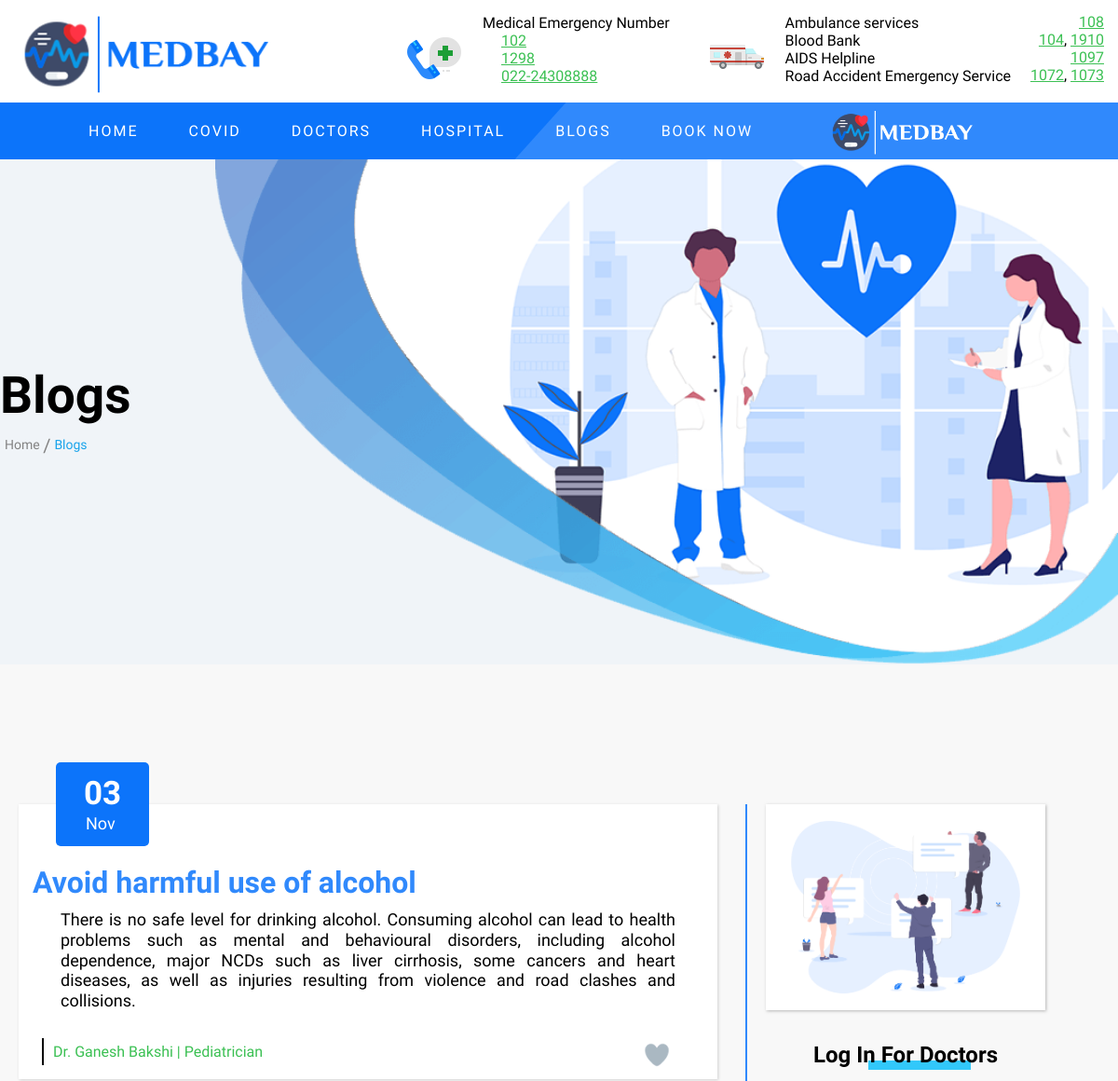
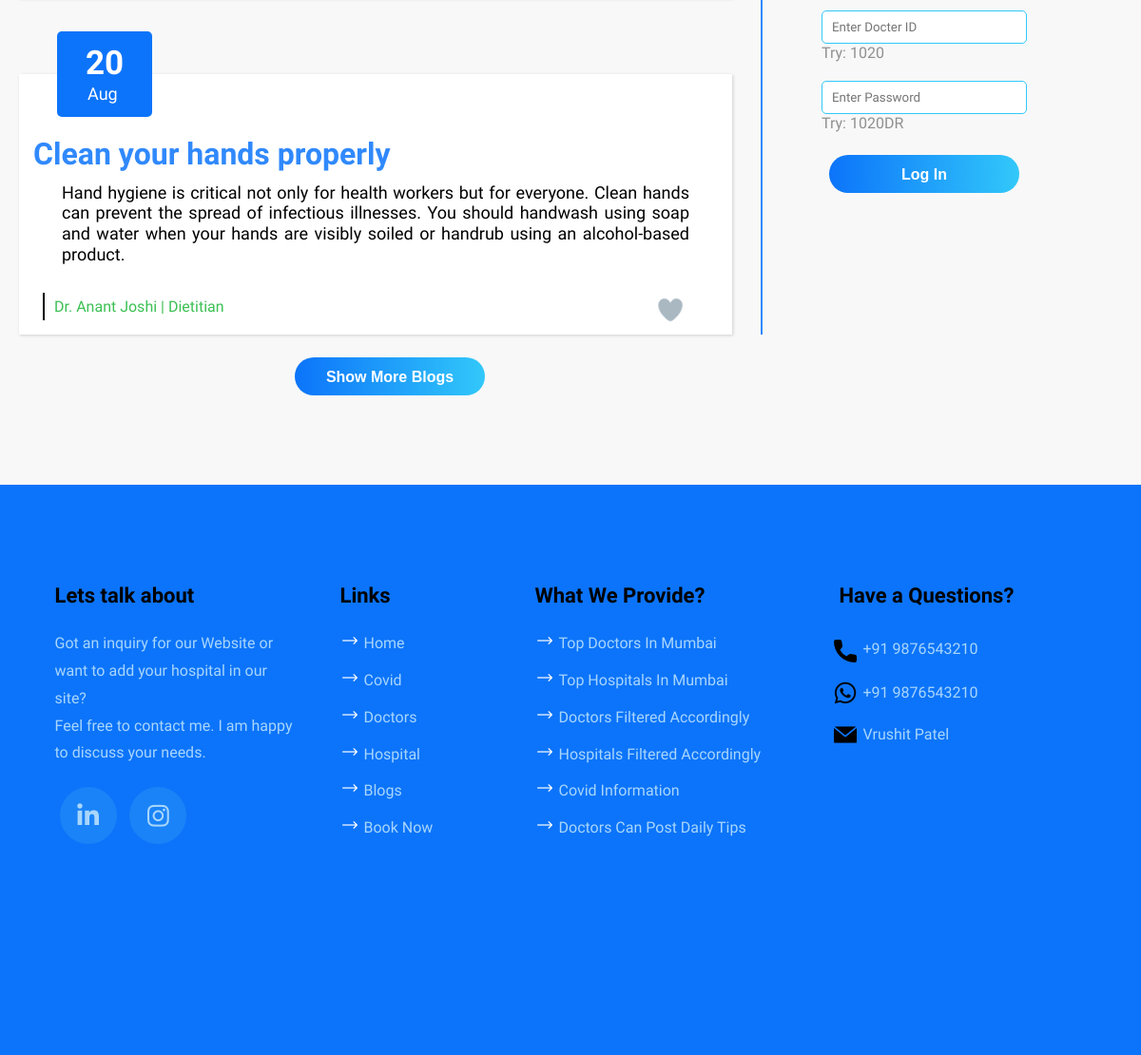
/blogs.php, run on the app's committed database (2 pictures, top to bottom).
### tables this page shows
CREATE TABLE `blogs` (
  `Name` varchar(400) NOT NULL,
  `Heading` varchar(50) NOT NULL,
  `Content` varchar(1000) NOT NULL,
  `Date` varchar(15) NOT NULL,
  `Dept` varchar(255) NOT NULL,
  `ID` int(11) NOT NULL
);

### blogs.php (the view, shortened to what this page needs)
<?php
$dbhost = "sql307.epizy.com";
$dbuser = "epiz_33155386";
$dbpass = "5s0kLWyCNp3";
$db = "epiz_33155386_Medbay";
$conn = new mysqli($dbhost, $dbuser, $dbpass, $db);
?>
<!DOCTYPE html>
<html lang="en">
<head>
  <link rel="stylesheet" href="./css/main.css" />
</head>
<body>
  <header>
    <div class="top-head">
      <div class="logo">
        <img src="./images/Logo/F_Logo3.png" alt="" />
      </div>
      <div class="emergency">
        <p class="rightPara">
          <img src="./images/emergency-call.png" alt="">
          <li>
            <strong> Medical Emergency Number</strong>
            <ul class="leftEmerg">
              <li>
                <a href="tel:102">102</a>
              </li>
              <li>
                <a href="tel:1298">1298</a>
              </li>
              <li>
                <a href="tel:022-24308888">022-24308888</a>
              </li>
            </ul>
          </li>
        </p>
        <p class="rightPara">
          <img src="./images/ambulance.png" alt="Ambulance" class="ambulance">
        <ul>
          <li>
            <strong>Ambulance services </strong>
            <span><a href="tel:108">108</a></span>
          </li>
          <li>
            <strong>Blood Bank</strong>
            <span><a href="tel:104">104</a>, <a href="tel:1910">1910</a></span>
          </li>
          <li>
            <strong>AIDS Helpline</strong>
            <span><a href="tel:1097">1097</a></span>
          </li>
          <li>
            <strong>Road Accident Emergency Service</strong>
            <span><a href="tel:1072">1072</a>, <a href="tel:1073">1073</a></span>
          </li>
        </ul>
        </p>
      </div>
    </div>
    <nav class="navbar" id="navbar">
      <ul>
        <li><a href="./index.html">Home <span></span></a></li>
        <li><a href="./covid.html">Covid <span></span></a></li>
        <li><a href="./doctors.php">Doctors <span></span></a></li>
        <li><a href="./hospital.php">Hospital <span></span></a></li>
        <li><a href="./blogs.php">Blogs <span></span></a></li>
        <li><a href="./book.html">Book Now <span></span></a></li>
        <li><img src="./images/Logo/F_Logo2.jpg" alt=""></li>
      </ul>
    </nav>
  </header>
  <main class="doc">
    <div class="doc_homePage blog_homePage">
      <div class="text">
        <h1>Blogs</h1>
        <ul>
          <li>
            <a href="./index.html">Home <span>/</span> </a>
          </li>
          <li><a href="./doctor.html" class="active">Blogs</a></li>
        </ul>
      </div>
    </div>
    <div class="blog_news">
      <div class="blogGrid">
        <div class="readblogs" id="readblogs">
          <?php
          $sql = "SELECT * FROM `blogs` ORDER BY `blogs`.`ID` DESC LIMIT 2";
          $result = mysqli_query($conn, $sql);
          if (mysqli_num_rows($result) > 0) {
            while ($row = mysqli_fetch_assoc($result)) {
          ?>
              <div class="grid">
                <div class="date">
                  <h3><?php echo substr($row['Date'], 0, 2)  ?></h3>
                  <p><?php echo substr($row['Date'], 3)  ?></p>
                </div>
                <div class="content_div">
                  <h3><?php echo $row['Heading']  ?></h3>
                  <p>
                    <?php echo $row['Content']  ?>
                  </p>
                  <h5 class="about"><?php echo $row['Name']  ?> | <?php echo $row['Dept']  ?></h5>
                  <div class="heart-btn">
                    <div class="content" onclick="likeFn('<?php echo 'heart-like' . $row['ID']  ?>')">
                      <span class="heart" id="<?php echo 'heart-like' . $row['ID']  ?>"></span>
                    </div>
                  </div>
                </div>
              </div>
          <?php
            }
          } else {
            echo "There is no comments!";
          }
          ?>
        </div>
        <div class="loginblogs" id="loginblogs">
          <?php
          if (isset($_SESSION["id"])) {
            include './php/writeABlog.php';
          } else {
            include './php/LoginForm.php';
          }
          ?>
        </div>
        <button class="blogsButton">Show More Blogs</button>
      </div>
    </div>
  </main>
  <footer>
    <div class="one grido">
      <h2>Lets talk about</h2>
      <p>
        Got an inquiry for our Website or want to add your hospital in our site? <br />
        Feel free to contact me. I am happy to discuss your needs.
      </p>
      <div class="social">
        <a href="https://www.linkedin.com/in/vrushit-patel/" target="_blank"><i class="fab fa-linkedin-in"></i></a>
        <a href="https://www.instagram.com/vrushit_750/" target="_blank"><i class="fab fa-instagram"></i></a>
      </div>
    </div>
    <div class="two grido">
      <h2>Links</h2>
      <ul>
        <li><a href="./index.html">Home</a></li>
        <li><a href="./covid.html">Covid</a></li>
        <li><a href="./doctors.php">Doctors</a></li>
        <li><a href="./hospital.php">Hospital</a></li>
        <li><a href="./blogs.php">Blogs</a></li>
        <li><a href="./book.html">Book Now</a></li>
      </ul>
    </div>
    <div class="three grido">
      <h2>What We Provide?</h2>
      <ul class="serviceList">
        <li>Top Doctors In Mumbai</li>
        <li>Top Hospitals In Mumbai</li>
        <li>Doctors Filtered Accordingly</li>
        <li>Hospitals Filtered Accordingly</li>
        <li>Covid Information</li>
        <li>Doctors Can Post Daily Tips</li>
      </ul>
    </div>
    <div class="four grido">
      <h2>Have a Questions?</h2>
      <ul>
        <li class="phone-no">
          <a href="tel:+917506025868" style="transform: translateY(-8px)">+91 9876543210</a>
        </li>
        <li class="whatsapp">
          <a href="https://api.whatsapp.com/send?phone=919876543210&text=Hi%20" target="_blank" style="transform: translateY(-6px)">+91 9876543210</a>
        </li>
        <li class="mail">
          <a href="https://www.linkedin.com/in/vrushit-patel/" style="transform: translateY(-6px)">Vrushit Patel</a>
        </li>
      </ul>
    </div>
  </footer>
</body>
</html>

### php/LoginForm.php (shortened to what this page needs)
<div class="photo">
  <img src="./images/blogs_login.png" alt="">
</div>
<div class="login">
  <form action="blogs.php" method="post" id="formLogin">
    <h2>Log In For Doctors</h2>
    <input type="text" name="doctorID" id="doctorID" placeholder="Enter Docter ID" style="margin-bottom: 0;">
    <span style="display: block; margin: 0 auto; width: 80%; margin-bottom: 20px; color: #909090;">Try: 1020</span>
    <input type="password" name="password" id="password" placeholder="Enter Password" style="margin-bottom: 0;">
    <span style="display: block; margin: 0 auto; width: 80%; margin-bottom: 20px; color: #909090;">Try: 1020DR</span>
    <input type="button" value="Log In" name="logIn" id="logIn">
  </form>
</div>

### data on the page
blogs: Date "03", Date "Nov", Heading "Avoid harmful use of alcohol", Content "There is no safe level for drinking alcohol. Consuming alcohol can lead to health problems such as mental and behavioural disorders, including alcohol dependence, major NCDs such as liver cirrhosis, some cancers and heart diseases, as well as injuries resulting from violence and road clashes and collisions.", Name "Dr. Ganesh Bakshi", Dept "Pediatrician"
blogs: Date "20", Date "Aug", Heading "Clean your hands properly", Content "Hand hygiene is critical not only for health workers but for everyone. Clean hands can prevent the spread of infectious illnesses. You should handwash using soap and water when your hands are visibly soiled or handrub using an alcohol-based product.", Name "Dr. Anant Joshi", Dept "Dietitian"
